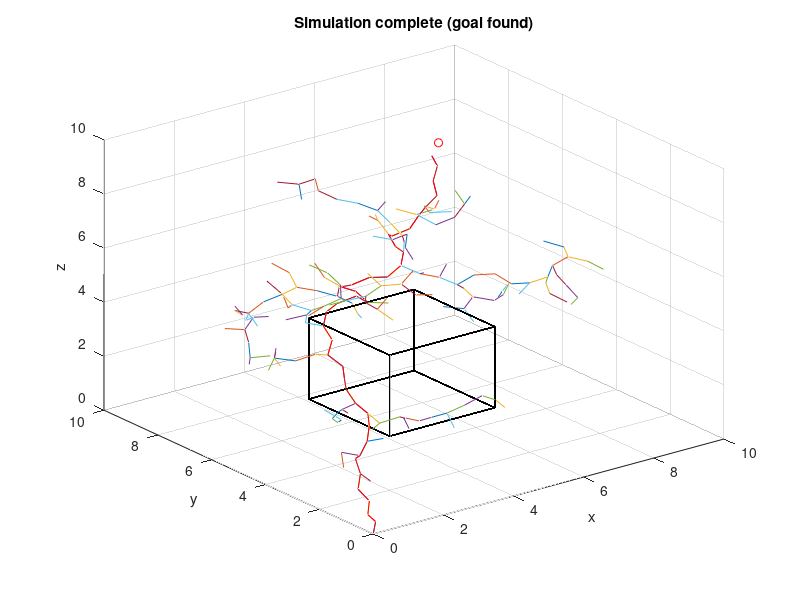

Source code (MATLAB):
function RRT_3d()
%
% Matlab implementation of a Rapidly Exploring Random Tree in 3D
% The tree will grow from the initial point/state and span the phase space area,
% looking for the goal point/state.
% Constraints, represented in black, are states that cannot be taken. Rectangular
% regions have been used but any other formula can be used to 'select out' states.
% If the goal state was located, a red line traces back the sequence of states used
% to reach the goal state.
%
% The view() Matlab function can be used to inspect the 3D plot:
% view(0,90) - xy view
% view(0,0)  - xz view
% view(90,0) - yz view
% view(3)    - 3D view
% 
% The following variables can be changed as per required:
% - plot dimensions
% - initial point
% - goal point
% - goal radius (determines how close a point has to be to the goal point
%			 to be validated as a success)
% - growth factor (ranges from 0 to 1; sets limit for length of new branch; 
%			a higher value  will explore the space using fewer iterations
%			a lower value will give better sensitivity
% - number of maximum iterations (1000 iterations takes about a minute to complete in
%			the worst case; i.e. goal not found)
% - delay (to obtain an animated plot; A value lower than 0.005 won't show the animation;
%			The pause function can be commented out to make the algorithm run at full speed)
% - constraints (can be added in the local checkConstraint() function)
%

	% set phase space dimensions
	xMax = 10;
	yMax = 10;
	zMax = 10;
	
	% set initial state
	xInit = 0;
	yInit = 0;
	zInit = 0;
	
	% set goal state
	xGoal = 8;
	yGoal = 8;
	zGoal = 8;
	goalRadius = 0.6;
	
	% set limit for length of new branch
	growthFactor = 0.5;
	
	% set maximum iterations allowable
	noOfIterations = 2000;
	
	% set delay to view animation
	delay = 0.005;

	% initialize figure
	figure
	plot3(xInit,yInit,zInit)
	plot3(xGoal,yGoal,zGoal,'ro')
	hold on
	grid on
	xlabel('x')
	ylabel('y')
	zlabel('z')
	axis([0,xMax,0,yMax,0,zMax]);
	
	% initialize variables
	nodeIndex = 1;
	goalFound = 0;	
	initialNode.xCoord = xInit;
	initialNode.yCoord = yInit;
	initialNode.zCoord = zInit;
	initialNode.parentNode = 0;
	goalNode.xCoord = xGoal;
	goalNode.yCoord = yGoal;
	goalNode.zCoord = zGoal;
	nodeArray(nodeIndex).xCoord = initialNode.xCoord;
	nodeArray(nodeIndex).yCoord = initialNode.yCoord;
	nodeArray(nodeIndex).zCoord = initialNode.zCoord;
	nodeArray(nodeIndex).parentNode = initialNode.parentNode;
	nodeIndex = nodeIndex + 1;

	% keep growing RRT util goal found or run out of iterations
	for iteration = [1:noOfIterations]
	
		% get random point in phase space
		randomNode.xCoord = rand() * xMax;
		randomNode.yCoord = rand() * yMax;
		randomNode.zCoord = rand() * zMax;
	
		% find nearest vertex of RRT to random point by checking with all vertices of RRT
		% [bottleneck of algorithm; increases exponentially with every new added vertex]
		nearestNode = nodeArray(1);
		for node = nodeArray
			if(getDistanceBetween(randomNode, node) <= getDistanceBetween(randomNode, nearestNode))
				nearestNode = node;
			end
		end

		% limit the distance of the new point from the tree by adding a point
		% that is in the same direction but closer (distance determined by growth factor)
		hyp = getDistanceBetween(randomNode, nearestNode);
		if(hyp < growthFactor)
			newNode = randomNode;
		else
			x = randomNode.xCoord - nearestNode.xCoord;
			y = randomNode.yCoord - nearestNode.yCoord;
			z = randomNode.zCoord - nearestNode.zCoord;
			angleAlpha = acos(x/hyp);
			angleBeta = acos(y/hyp);
			angleGamma = acos(z/hyp);
			newNode.xCoord = nearestNode.xCoord + growthFactor*cos(angleAlpha);
			newNode.yCoord = nearestNode.yCoord + growthFactor*cos(angleBeta);
			newNode.zCoord = nearestNode.zCoord + growthFactor*cos(angleGamma);
		end

		% discard new point if it coincides with a constraint
		if(checkConstraint(newNode))
			continue;
		end
		
		% link new node with nearest vertex/node in the tree
		newNode.parentNode = nearestNode;
		nodeArray(nodeIndex).xCoord = newNode.xCoord;
		nodeArray(nodeIndex).yCoord = newNode.yCoord;
		nodeArray(nodeIndex).zCoord = newNode.zCoord;
		nodeArray(nodeIndex).parentNode = newNode.parentNode;
		nodeIndex = nodeIndex + 1;

		% plot new RRT branch
		plot3([newNode.xCoord nearestNode.xCoord],[newNode.yCoord nearestNode.yCoord],[newNode.zCoord nearestNode.zCoord]);

		% if goal reached, end iterations
		if(getDistanceBetween(newNode, goalNode) <= goalRadius)
			goalFound = 1;
			break;
		end
		
	    pause(delay);   
	end
	
	% if the goal was reached,
	% retrace steps from goal state to initial state
	% path displayed using red line
	if(goalFound)
		title('Simulation complete (goal found)')
		tracebackNode = nodeArray(nodeIndex-1);
		while(isstruct(tracebackNode.parentNode))
			plot3([tracebackNode.xCoord tracebackNode.parentNode.xCoord],[tracebackNode.yCoord tracebackNode.parentNode.yCoord],[tracebackNode.zCoord tracebackNode.parentNode.zCoord],'r');
			tracebackNode = tracebackNode.parentNode;
		end
	else
		title('Simulation complete (goal not found; ran out of iterations)')
	end
	
end

%%%%%%%%%%%%%%%%%%%%%%%%%%%%%%%%%%%%%%%%%%%%%%%%%%%%%%%%%%%%%
% LOCAL FUNCTIONS											%
%%%%%%%%%%%%%%%%%%%%%%%%%%%%%%%%%%%%%%%%%%%%%%%%%%%%%%%%%%%%%

% returns euclidian distance between two points
function [distance] = getDistanceBetween(point1, point2)
	distance = sqrt((point1.xCoord-point2.xCoord)^2 + (point1.yCoord-point2.yCoord)^2 + (point1.zCoord-point2.zCoord)^2);
end

% checks whether a point is in a forbidden area
function [constrained] = checkConstraint(node)
	if((node.xCoord > 2) && (node.xCoord < 5) && (node.yCoord > 2) && (node.yCoord < 5) && (node.zCoord > 2) && (node.zCoord < 5))
		% plot forbidden area in black (cuboid)
		plot3([2 5],[2 2],[2 2],'k')
		plot3([2 2],[2 5],[2 2],'k')
		plot3([2 5],[5 5],[2 2],'k')
		plot3([5 5],[2 5],[2 2],'k')

		plot3([2 2],[2 2],[2 5],'k')
		plot3([5 5],[2 2],[2 5],'k')
		plot3([2 2],[5 5],[2 5],'k')
		plot3([5 5],[5 5],[2 5],'k')
		
		plot3([2 5],[2 2],[5 5],'k')
		plot3([2 2],[2 5],[5 5],'k')
		plot3([2 5],[5 5],[5 5],'k')
		plot3([5 5],[2 5],[5 5],'k')
		constrained = 1;
	else
		constrained = 0;
	end
end
